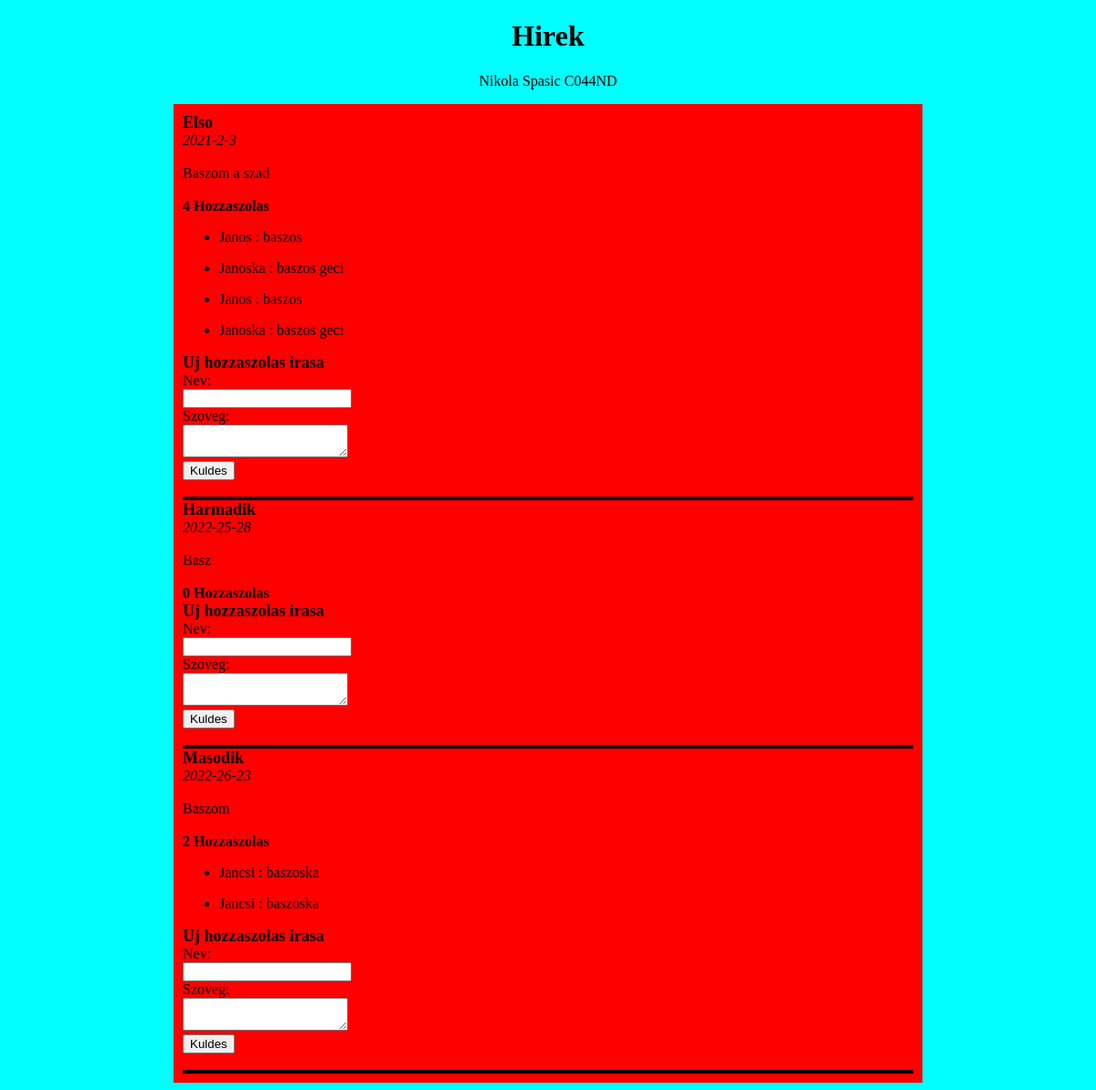
The page / on the database its author committed.
### tables this page shows
CREATE TABLE IF NOT EXISTS `hir` (
  `idh` INT NOT NULL AUTO_INCREMENT,
  `megjdatum` VARCHAR(45) NOT NULL,
  `szoveg` VARCHAR(45) NOT NULL,
  `cim` VARCHAR(45) NOT NULL,
  PRIMARY KEY (`idh`));

CREATE TABLE IF NOT EXISTS `hozzaszol` (
  `idhoz` INT NOT NULL AUTO_INCREMENT,
  `nevhoz` VARCHAR(45) NOT NULL,
  `komment` VARCHAR(45) NOT NULL,
  `hir_idh` INT NOT NULL,
  PRIMARY KEY (`idhoz`, `hir_idh`),
  INDEX `fk_hozzaszol_hir_idx` (`hir_idh` ASC),
  CONSTRAINT `fk_hozzaszol_hir`
    FOREIGN KEY (`hir_idh`)
    REFERENCES `hir` (`idh`)
    ON DELETE NO ACTION
    ON UPDATE NO ACTION);

### index.php (the view, shortened to what this page needs)
<?php
$db = new PDO("mysql:host=localhost;dbname=ahazi","root","");
$select="SELECT
    idh,
    hir.cim AS cimecske,
    hir.megjdatum AS datumocska,
    hir.szoveg AS szovegecske,
    COUNT(hozzaszol.idhoz) AS szam
FROM
    hir
LEFT JOIN
    hozzaszol
ON
    hozzaszol.hir_idh = hir.idh
GROUP BY
    hir.cim";
$statement = $db->prepare($select);
$statement->execute();
?>
<!DOCTYPE html>
<html lang="en">
<head>
    <link rel="stylesheet" href="style1234.css">
</head>
<body>
    <div class="cim">
        <h1>Hirek</h1>
        <p>Nikola Spasic C044ND</p>
    </div>
    <div class="cim2">
        <?php
                while($row=$statement->fetchObject()){
                    ?>
                    <p5><?=$row->cimecske?></p5>
                    <br>
                    <i><?=$row->datumocska?></i>
                    <br>
                    <br>
                    <p3><?=$row->szovegecske?></p3>
                    <br>
                    <br>
                    <p4><?=$row->szam?> Hozzaszolas</p4>
                    <br>
                <?php
                $select2 = "SELECT nevhoz,komment,hir_idh FROM hozzaszol";
                $statement2 = $db->prepare($select2);
                $statement2->execute();
                while($row2=$statement2->fetchObject()){
                    if($row2->hir_idh == $row->idh){
                ?>
                    <ul>
                        <li><?=$row2->nevhoz?> : <?=$row2->komment?> </li>
                    </ul>
                <?php }} ?>
                <p5> Uj hozzaszolas irasa</p5>
                <form method="post" action="insert.php?id=<?=$row->idh?>">
                        <label>Nev:</label><br>
                        <input type="text" name ="nev"><br>
                        <label>Szoveg:</label><br>
                        <textarea name="szooveg"></textarea><br>
                        <input type="submit" value="Kuldes">
                        <br><br>
                </form>
                    <?php }?>
    </div>
</body>
</html>

### style1234.css (style rules this page uses)
.cim { text-align: center; background-color: aqua; }
body { background-color: aqua; }
p5 { font-size: large; font-weight: bold; }
p4 { font-size: medium; font-weight: bold; }
.cim2 { text-align: left; background-color:red; width: 800px; padding: 10px; margin:0 auto; }
form { border-bottom: 4px solid black; }

### rows shown on the page
hir: cim "Elso", megjdatum "2021-2-3", szoveg "Baszom a szad", szam "4"
hozzaszol: nevhoz "Janos", komment "baszos"
hozzaszol: nevhoz "Janoska", komment "baszos geci"
hozzaszol: nevhoz "Janos", komment "baszos"
hozzaszol: nevhoz "Janoska", komment "baszos geci"
hir: cim "Harmadik", megjdatum "2022-25-28", szoveg "Basz", szam "0"
hir: cim "Masodik", megjdatum "2022-26-23", szoveg "Baszom", szam "2"
hozzaszol: nevhoz "Jancsi", komment "baszoska"
hozzaszol: nevhoz "Jancsi", komment "baszoska"
